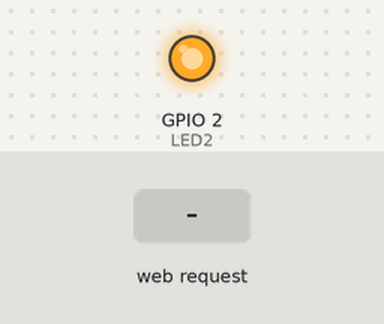
Bench run of a sketch on a simulated ESP32. Shown: output pins drawn as LEDs (lit = HIGH). The inputs (shaded band) are chosen by the test bench. WiFi joins after 1.5 s; servers stay silent unless stated; random numbers use the default seed unless the sketch sets one; what the sketch prints to the serial monitor is not drawn.

Above: at 2.7 s.
2.8 s: HTTP request GET /health received
At 7.9 s:
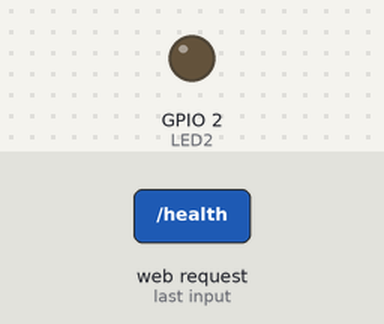
Timing chart, 0 to 20.4 s (numbered marks = the images above; inputs shaded):
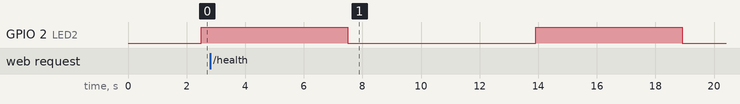

The sketch:

final_OTA.ino
```cpp
#include <WiFi.h>
#include <HTTPClient.h>
#include <HTTPUpdate.h>
#include <ESPAsyncWebServer.h>
#include <WiFiClientSecure.h>
#include "cert.h"

const char * ssid = "";
const char * wifiPassword = "";
int status = WL_IDLE_STATUS;
//int incomingByte;

#ifdef __cplusplus
  extern "C" {
 #endif

  uint8_t temprature_sens_read();

#ifdef __cplusplus
}
#endif

uint8_t temprature_sens_read();


AsyncWebServer server_health(8888);

WiFiServer server(8080);  // Use any available port

int LED2 = 2;

String firmVersion = "";

//String FirmwareVer = {
//    "4.0"
//};

//#define URL_fw_Version "https://raw.githubusercontent.com/humbertobeltrao/esp32/main/esp32/bin_version.txt"
//#define URL_fw_Bin "https://raw.githubusercontent.com/humbertobeltrao/esp32/main/esp32/fw.bin"

void setup() {
    pinMode(LED2, OUTPUT);
//    Serial.print("Active Firmware Version:");
//    Serial.println(FirmwareVer);
    Serial.begin(115200);

    WiFi.begin(ssid, wifiPassword);

    Serial.print("Connecting to WiFi");
    while (WiFi.status() != WL_CONNECTED) {
        delay(500);
        Serial.print(".");

        int i = 0;
        if (i == 10) {
            ESP.restart();
        }
        i++;
    }
    Serial.println(WiFi.localIP());


    server.begin();
    Serial.println("Server listening on port 8080");

     // Add a new route for health status on the AsyncWebServer
     server_health.on("/health", HTTP_GET, [](AsyncWebServerRequest *request) {
        // Enable CORS by adding appropriate headers
        AsyncWebServerResponse *response = request->beginResponse(200, "text/plain", getHealthStatus());
        response->addHeader("Access-Control-Allow-Origin", "*");
        request->send(response);
    });

    server_health.begin();
    Serial.println("HTTP Server listening on port 8888");
}

void loop() {

    delay(1000);
//    Serial.print(" Active Firmware Version:");
    //Serial.println(FirmwareVer);
    digitalWrite(LED2, HIGH);
    delay(5000);
    digitalWrite(LED2, LOW);
    delay(5000);

    if (WiFi.status() != WL_CONNECTED) {
        reconnect();
    }
    WiFiClient client = server.available();
    if (client) {
      Serial.println("New client connected");
      // Read data from the client
      String fw_version = client.readStringUntil('\n');
      Serial.println(fw_version);
      String fw_url = client.readStringUntil('\n');
      Serial.println(fw_url);


      if(firmwareVersionCheck(fw_version)) {
        firmwareUpdate(fw_url);


      }

      client.stop();

      // Close the connection
      //client.stop();
      //Serial.println("Client disconnected");
    }
//    server.on("/new_version", HTTP_GET, [] (AsyncWebServerRequest *request) {
//    String firmwareURL = request->getParam("url", true)->value();
//    if(!firmwareURL.equals("")) {
//      Serial.println("Firmware Update In Progress...");
//      Serial.println(firmwareURL);
//      firmwareUpdate(firmwareURL);
//    } else {
//      Serial.println("No firmware URL received!");
//    }
//  });

//    if (Serial.available() > 0) {
//        incomingByte = Serial.read();
//        if (incomingByte == 'U') {
//            Serial.println("Firmware Update In Progress..");
//            if (FirmwareVersionCheck()) {
//                firmwareUpdate();
//            }
//        }
//    }

}

void reconnect() {
    int i = 0;
    // Loop until we're reconnected
    status = WiFi.status();
    if (status != WL_CONNECTED) {
        WiFi.begin(ssid, wifiPassword);
        while (WiFi.status() != WL_CONNECTED) {
            delay(500);
            Serial.print(".");
            if (i == 10) {
                ESP.restart();
            }
            i++;
        }
        Serial.println("Connected to AP");
    }
}

void firmwareUpdate(const String& firmwareURL) {

    WiFiClientSecure client;
    client.setCACert(rootCACertificate);
    t_httpUpdate_return ret = httpUpdate.update(client, firmwareURL);
    Serial.println(ret);
    switch (ret) {
    case HTTP_UPDATE_FAILED:
        Serial.printf("HTTP_UPDATE_FAILED Error (%d): %s\n", httpUpdate.getLastError(), httpUpdate.getLastErrorString().c_str());
        break;

    case HTTP_UPDATE_NO_UPDATES:
        Serial.println("HTTP_UPDATE_NO_UPDATES");
        break;

    case HTTP_UPDATE_OK:
        Serial.println("HTTP_UPDATE_OK");
        break;
    }
}

int firmwareVersionCheck(const String& firmwareVersion) {
    String payload;
    int httpCode;
    String FirmwareURL = "";
    FirmwareURL += firmwareVersion;
    FirmwareURL += "?";
    FirmwareURL += String(rand());
    Serial.println(FirmwareURL);
    WiFiClientSecure * client = new WiFiClientSecure;

    if (client) {
        client -> setCACert(rootCACertificate);
        HTTPClient https;

        if (https.begin( * client, FirmwareURL)) {
            Serial.print("[HTTPS] GET...\n");
            // start connection and send HTTP header

            delay(100);
            httpCode = https.GET();
            delay(100);
            if (httpCode == HTTP_CODE_OK) // if version received
            {
                payload = https.getString(); // save received version
            } else {
                Serial.print("Error Occured During Version Check: ");
                Serial.println(httpCode);
            }
            https.end();
        }
        delete client;
    }

    if (httpCode == HTTP_CODE_OK) // if version received
    {
        payload.trim();
        if (payload.equals(firmwareVersion)) {
            Serial.printf("\nDevice  IS Already on Latest Firmware Version:%s\n", firmwareVersion);
            return 0;
        } else {
            Serial.println(payload);
            Serial.println("New Firmware Detected");
            return 1;
        }
    }
    return 0;
}

String getHealthStatus() {
    String healthStatus = "";
    healthStatus += "Internal temperature: " + String((temprature_sens_read() - 32) / 1.8) + "°C"+"\n";
    //healthStatus += "Firmware version: " + String(firmVersion) + "\n";

    return healthStatus;
}
```

cert.h
```cpp
#ifndef CERT_H

#define CERT_H

const char * rootCACertificate = \
  "-----BEGIN CERTIFICATE-----\n"
"MIIDrzCCApegAwIBAgIQCDvgVpBCRrGhdWrJWZHHSjANBgkqhkiG9w0BAQUFADBh\n" \
"MQswCQYDVQQGEwJVUzEVMBMGA1UEChMMRGlnaUNlcnQgSW5jMRkwFwYDVQQLExB3\n" \
"d3cuZGlnaWNlcnQuY29tMSAwHgYDVQQDExdEaWdpQ2VydCBHbG9iYWwgUm9vdCBD\n" \
"QTAeFw0wNjExMTAwMDAwMDBaFw0zMTExMTAwMDAwMDBaMGExCzAJBgNVBAYTAlVT\n" \
"MRUwEwYDVQQKEwxEaWdpQ2VydCBJbmMxGTAXBgNVBAsTEHd3dy5kaWdpY2VydC5j\n" \
"b20xIDAeBgNVBAMTF0RpZ2lDZXJ0IEdsb2JhbCBSb290IENBMIIBIjANBgkqhkiG\n" \
"9w0BAQEFAAOCAQ8AMIIBCgKCAQEA4jvhEXLeqKTTo1eqUKKPC3eQyaKl7hLOllsB\n" \
"CSDMAZOnTjC3U/dDxGkAV53ijSLdhwZAAIEJzs4bg7/fzTtxRuLWZscFs3YnFo97\n" \
"nh6Vfe63SKMI2tavegw5BmV/Sl0fvBf4q77uKNd0f3p4mVmFaG5cIzJLv07A6Fpt\n" \
"43C/dxC//AH2hdmoRBBYMql1GNXRor5H4idq9Joz+EkIYIvUX7Q6hL+hqkpMfT7P\n" \
"T19sdl6gSzeRntwi5m3OFBqOasv+zbMUZBfHWymeMr/y7vrTC0LUq7dBMtoM1O/4\n" \
"gdW7jVg/tRvoSSiicNoxBN33shbyTApOB6jtSj1etX+jkMOvJwIDAQABo2MwYTAO\n" \
"BgNVHQ8BAf8EBAMCAYYwDwYDVR0TAQH/BAUwAwEB/zAdBgNVHQ4EFgQUA95QNVbR\n" \
"TLtm8KPiGxvDl7I90VUwHwYDVR0jBBgwFoAUA95QNVbRTLtm8KPiGxvDl7I90VUw\n" \
"DQYJKoZIhvcNAQEFBQADggEBAMucN6pIExIK+t1EnE9SsPTfrgT1eXkIoyQY/Esr\n" \
"hMAtudXH/vTBH1jLuG2cenTnmCmrEbXjcKChzUyImZOMkXDiqw8cvpOp/2PV5Adg\n" \
"06O/nVsJ8dWO41P0jmP6P6fbtGbfYmbW0W5BjfIttep3Sp+dWOIrWcBAI+0tKIJF\n" \
"PnlUkiaY4IBIqDfv8NZ5YBberOgOzW6sRBc4L0na4UU+Krk2U886UAb3LujEV0ls\n" \
"YSEY1QSteDwsOoBrp+uvFRTp2InBuThs4pFsiv9kuXclVzDAGySj4dzp30d8tbQk\n" \
"CAUw7C29C79Fv1C5qfPrmAESrciIxpg0X40KPMbp1ZWVbd4=\n" \

"-----END CERTIFICATE-----\n";

#endif
```
